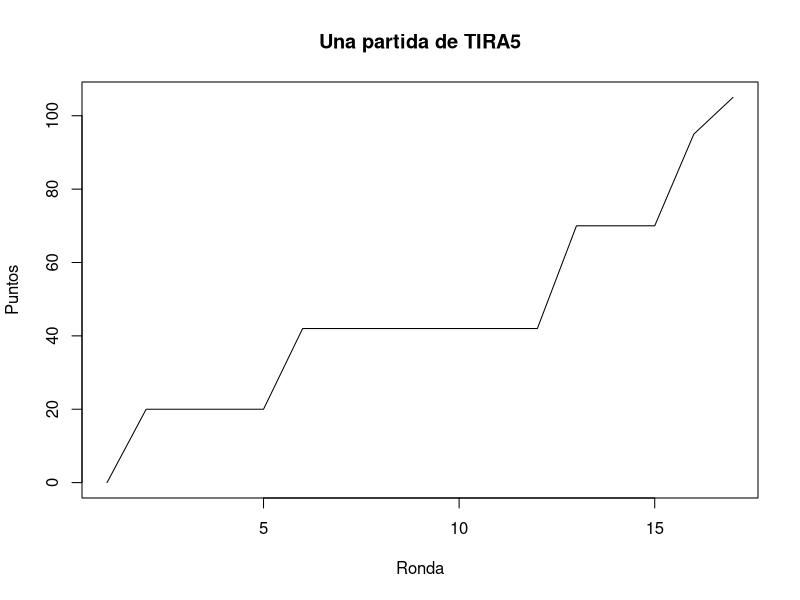
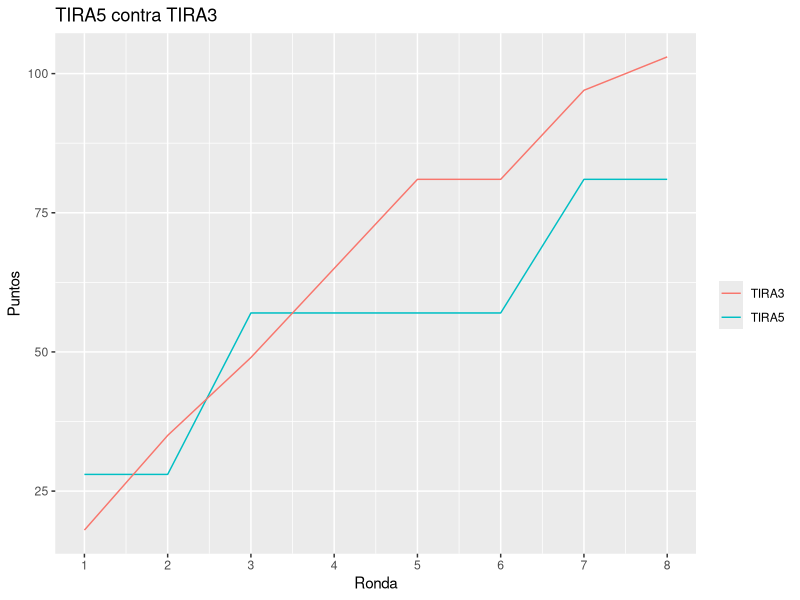
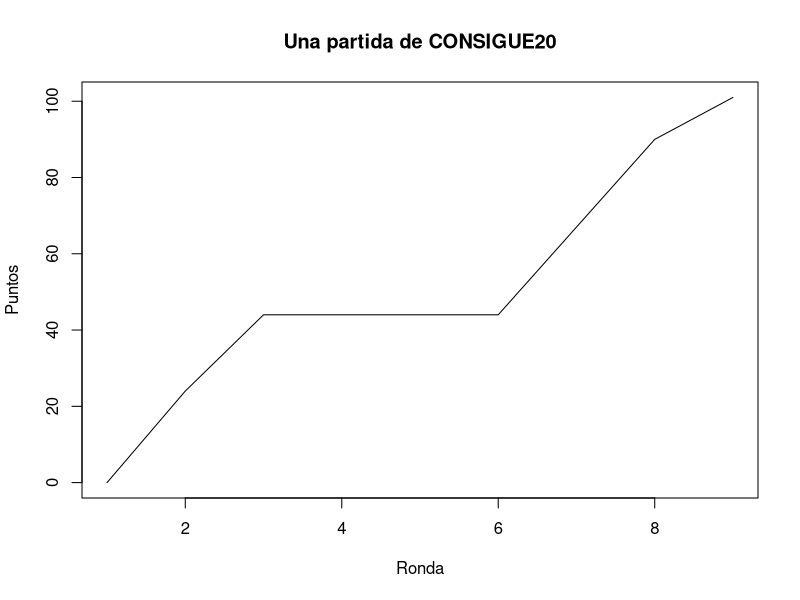

Here is the R script that generated these plots, in order:
## ---- chunk 1
knitr::opts_chunk$set(echo = TRUE) 
## ---- chunk 2
library(tidyverse)
## ---- chunk 3
max_tiradas <- 5
total_puntos <- 0
evolu_puntos <- numeric()

while(total_puntos < 100){
  parcial <- 0
  tiradas <- 0
  while(tiradas <= max_tiradas){
    resultado <- sample(1:6, 1)
    if (resultado == 1) {
      parcial <- 0
      break
    }else{
      parcial <- parcial + resultado    
      tiradas <- tiradas + 1
      if(total_puntos + parcial >= 100) break
    }
  }
  evolu_puntos <- append(evolu_puntos, parcial)
  total_puntos <- total_puntos + parcial
}

print(paste0("Ha tardado ", length(evolu_puntos), " rondas en ganar"))

## ---- chunk 4
plot(cumsum(evolu_puntos), 
     type = "l",
     main = "Una partida de TIRA5",
     xlab="Ronda", 
     ylab="Puntos")
## ---- chunk 5
max_tiradas1 <- 5
max_tiradas2 <- 3

total_puntos1 <- 0
total_puntos2 <- 0

evolu_puntos1 <- numeric()
evolu_puntos2 <- numeric()

while(total_puntos1 < 100 & total_puntos2 < 100){
  
  parcial1 <- 0
  tiradas1 <- 0
  while(tiradas1 <= max_tiradas1){
    resultado <- sample(1:6, 1)
    if (resultado == 1) {
      parcial1 <- 0
      break
    }else{
      parcial1 <- parcial1 + resultado    
      tiradas1 <- tiradas1 + 1
      if(total_puntos1 + parcial1 >= 100) break
    }
  }
  evolu_puntos1 <- append(evolu_puntos1, parcial1)
  total_puntos1 <- total_puntos1 + parcial1
  
  parcial2 <- 0
  tiradas2 <- 0
  while(tiradas2 <= max_tiradas2){
    resultado <- sample(1:6, 1)
    if (resultado == 1) {
      parcial2 <- 0
      break
    }else{
      parcial2 <- parcial2 + resultado    
      tiradas2 <- tiradas2 + 1
      if(total_puntos2 + parcial2 >= 100) break
    }
  }
  evolu_puntos2 <- append(evolu_puntos2, parcial2)
  total_puntos2 <- total_puntos2 + parcial2
  
  
}

ganador <- ifelse(total_puntos1 >= 100 & total_puntos2 >= 100, 
                  "Empate", 
                  ifelse(total_puntos1 > total_puntos2, "TIRA5", "TIRA3"))


print(paste0("Ha ganado el jugador ", ganador, " en ", length(evolu_puntos1), " rondas."))

## ---- chunk 6
ggplot() +
  geom_line(aes(x = 1:length(evolu_puntos1), y = cumsum(evolu_puntos1), col = "TIRA5")) +
  geom_line(aes(x = 1:length(evolu_puntos2), y = cumsum(evolu_puntos2), col = "TIRA3")) +
  scale_x_continuous(breaks=1:max(length(evolu_puntos1), length(evolu_puntos2))) +
  labs(title = "TIRA5 contra TIRA3",
       colour = "",
       x = "Ronda", 
       y = "Puntos")

## ---- chunk 7
max_tiradas1 <- 5
max_tiradas2 <- 3

partidas <- 2000
resultados <- tibble(partida = numeric(), ganador = character())

for (i in 1:partidas)
{
  total_puntos1 <- 0
  total_puntos2 <- 0
  while(total_puntos1 < 100 & total_puntos2 < 100){
    
    parcial1 <- 0
    tiradas1 <- 0
    while(tiradas1 <= max_tiradas1){
      resultado <- sample(1:6, 1)
      if (resultado == 1) {
        parcial1 <- 0
        break
      }else{
        parcial1 <- parcial1 + resultado    
        tiradas1 <- tiradas1 + 1
        if(total_puntos1 + parcial1 >= 100) break
      }
    }
    total_puntos1 <- total_puntos1 + parcial1
    
    parcial2 <- 0
    tiradas2 <- 0
    while(tiradas2 <= max_tiradas2){
      resultado <- sample(1:6, 1)
      if (resultado == 1) {
        parcial2 <- 0
        break
      }else{
        parcial2 <- parcial2 + resultado    
        tiradas2 <- tiradas2 + 1
        if(total_puntos2 + parcial2 >= 100) break
      }
    }
    total_puntos2 <- total_puntos2 + parcial2
  }
  
  resultados <- add_row(resultados,
                        partida = i,
                        ganador = ifelse(total_puntos1 >= 100 & total_puntos2 >= 100, 
                                         "Empate", 
                                         ifelse(total_puntos1 > total_puntos2, "TIRA5", "TIRA3")))
  
}
## ---- chunk 8
table(resultados$ganador)
## ---- chunk 9
total_puntos <- 0
evolu_puntos <- numeric()
consigue <- 20

while(total_puntos < 100){
  parcial <- 0
  tiradas <- 0
  while(parcial < consigue){
    resultado <- sample(1:6, 1)
    if (resultado == 1) {
      parcial <- 0
      break
    }else{
      parcial <- parcial + resultado    
      tiradas <- tiradas + 1
      if(total_puntos + parcial >= 100) break
    }
  }
  evolu_puntos <- append(evolu_puntos, parcial)
  total_puntos <- total_puntos + parcial
}

print(paste0("Ha tardado ", length(evolu_puntos), " rondas en ganar"))
## ---- chunk 10
plot(cumsum(evolu_puntos), 
     type = "l",
     main = "Una partida de CONSIGUE20",
     xlab="Ronda", 
     ylab="Puntos")
## ---- chunk 11
partidas <- 2000
max_tiradas1 <- 5
consigue2 <- 20

resultados <- tibble(partida = numeric(), ganador = character())

for (i in 1:partidas)
{
  total_puntos1 <- 0
  total_puntos2 <- 0
  
  while(total_puntos1 < 100 & total_puntos2 < 100){
    
    parcial1 <- 0
    tiradas1 <- 0
    while(tiradas1 <= max_tiradas1){
      resultado <- sample(1:6, 1)
      if (resultado == 1) {
        parcial1 <- 0
        break
      }else{
        parcial1 <- parcial1 + resultado    
        tiradas1 <- tiradas1 + 1
        if(total_puntos1 + parcial1 >= 100) break
      }
    }
    evolu_puntos1 <- append(evolu_puntos1, parcial1)
    total_puntos1 <- total_puntos1 + parcial1
    
    parcial2 <- 0
    tiradas2 <- 0
    while(parcial2 < consigue2){
      resultado <- sample(1:6, 1)
      if (resultado == 1) {
        parcial2 <- 0
        break
      }else{
        parcial2 <- parcial2 + resultado    
        tiradas2 <- tiradas2 + 1
        if(total_puntos2 + parcial2 >= 100) break
      }
    }
    evolu_puntos2 <- append(evolu_puntos2, parcial2)
    total_puntos2 <- total_puntos2 + parcial2
    
    
  }

  resultados <- add_row(resultados,
                        partida = i,
                        ganador = ifelse(total_puntos1 >= 100 & total_puntos2 >= 100, 
                                         "Empate", 
                                         ifelse(total_puntos1 > total_puntos2, "TIRA5", "CONSIGUE20")))
  
}
## ---- chunk 12
table(resultados$ganador)
